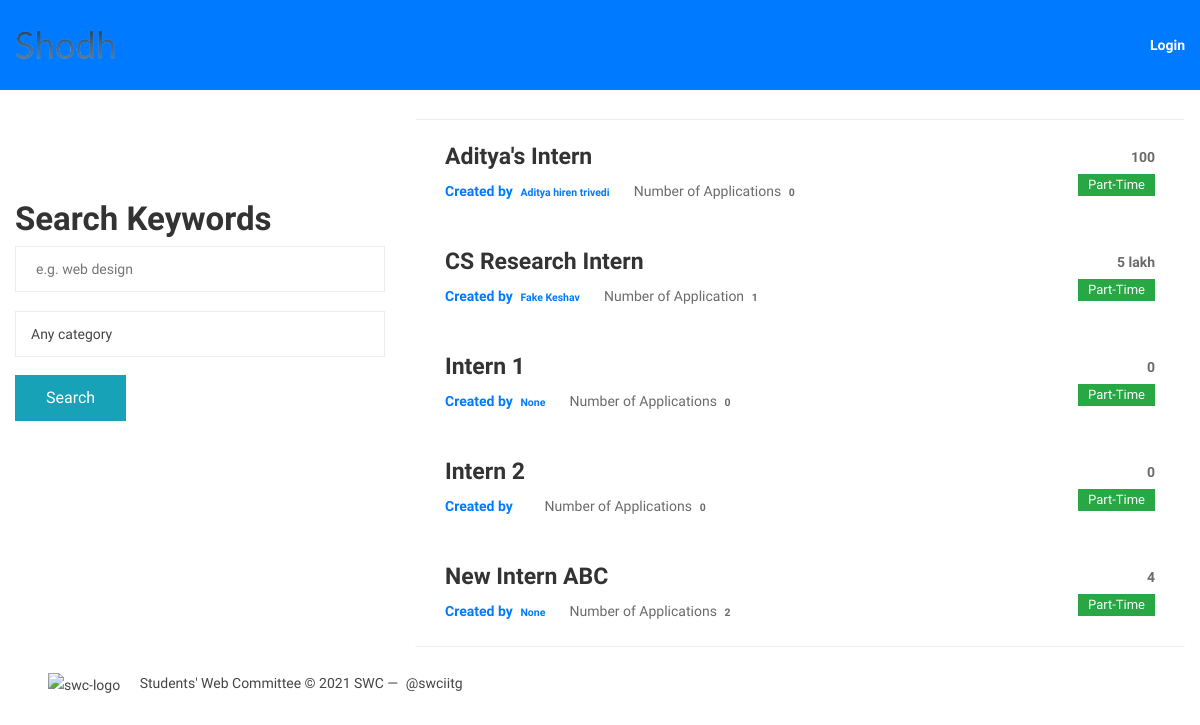
The page /groups/ on the database as committed earlier.
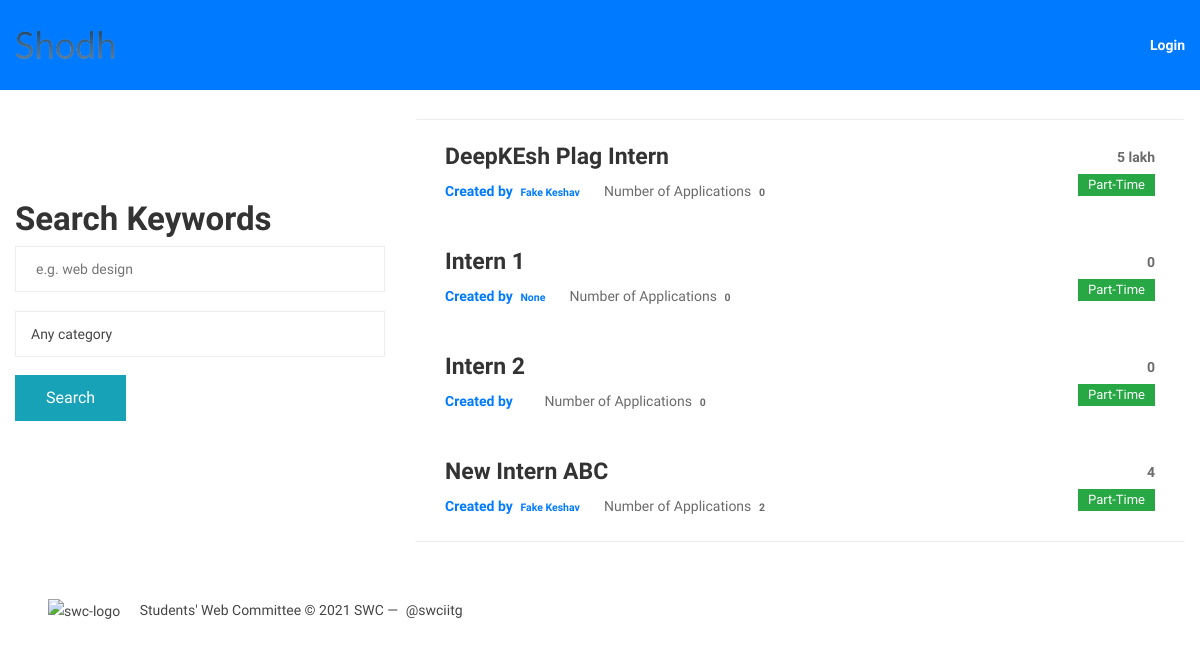
The same page on the database as committed later.
### groups/models.py (models this page shows, shortened)
class Group(models.Model):
    creator = models.ForeignKey(User,on_delete=models.CASCADE, related_name="group_creator")
    name = models.CharField(max_length=255, unique=True)
    slug = models.SlugField(allow_unicode=True, unique=True)
    description = models.TextField(blank=True, default='')
    description_html = models.TextField(editable=False, default='', blank=True)
    field_of_job= models.CharField(max_length=255, choices=FIELD_CHOICES, default='sde')
    duration = models.CharField(max_length=255, blank=True, default='', null=True)
    stipend = models.CharField(max_length=255, blank=True, default='', null=True)
    expected_qualifications = models.TextField(blank=True, default='', null=True)
    apply_by = models.CharField(max_length=255,blank=True, default='', null=True)
    start_date= models.CharField(max_length=255,blank=True, default='', null=True)
    additional_questions_to_applicant = models.TextField(blank=True, default='', null=True)
    location = models.CharField(max_length=255, blank=True, default='', null=True)
    vacancy = models.PositiveIntegerField(blank=True, default=1, null=True)
    workstatus = models.CharField(max_length=255, choices=STATUS_CHOICES, default='pt')
    btp=models.BooleanField(default=False, null=True, blank=True)
    branch = models.CharField(max_length=255, choices=BRANCH_CHOICES, default='na')
    finished=models.BooleanField(default=False, null=True, blank=True)
    class Meta:
        ordering = ["name"]

### accounts/models.py (models this page shows, shortened)
class UserProfile(models.Model):
    name = models.CharField(default=None,max_length=256,null=True)
    user = models.OneToOneField(User, on_delete=models.CASCADE, default=None)
    slug = models.SlugField(allow_unicode=True, unique=True,  default=None)
    position= models.CharField(max_length=255, choices=POSITION_CHOICES, default='stud')
    photo= models.ImageField(default= None,null=True)
    username = models.CharField(max_length=256)
    aboutme = models.TextField(default=None,null=True)
    branch = models.CharField(max_length=255, choices=BRANCH_CHOICES, default='bt')
    cpi = models.FloatField(default=None,null=True)
    gender = models.CharField(max_length=255, choices=GENDER_CHOICES, default='anon')
    linkedin = models.CharField(default=None,max_length=256,null=True)

### groups/views.py (the view)
class ListGroups(generic.ListView):
    model = Group

### groups/templates/groups/group_list.html (shortened to what this page needs)
{% extends "groups/group_base.html" %}
{% load static %}
{% block pregroup %}
<div class="row">
	<div class="col-md-4" style="padding-top: 15%; padding-bottom: 5%;">
		<div class="content">
			<div style="padding-top: 5%; padding-bottom: 15%;">
				<h3 class="title">Search Keywords</h3>
				<form action="{% url 'groups:searchbar' %}" method="POST" id="form1">
					<input type="text" placeholder="e.g. web design" name="searchbar">
					<div style="padding-top: 5%;">
					<select name="fieldofjob">
						  <option value="all">Any category</option>
					</select>
				</div>
				</form>
				<div style="padding-top: 5%; padding-bottom: 10%;">
					<button form="form1" type="submit" class="btn btn-md btn-fill btn-info"> Search</button>
				</div>
			</div>
		</div>
	</div>
	{% endblock %}
	{% block group_content %}
	<div class="col-md-8" style="padding-top: 10%;">
		<div class="list-group">
			{% for group in object_list %}
			{% if group.finished == False %}
			<a class="list-group-item job-list" href="{% url 'groups:single' slug=group.slug %}">
				<div class="salary-type col-auto order-sm-3">
					<span class="salary-range">{{ group.stipend }}</span>
					{% if group.workstatus == "pt" %}
					<span class="badge badge-success">Part-Time</span>
					{% else %}
					<span class="badge badge-success">Full-Time</span>
					{% endif %}
				</div>
				<div class="content col">
					<h5 class="title">{{ group.name }}</h5>
					<ul class="meta">
						<li><strong class="text-primary"> Created by <span class="badge"> {{ group.creator.userprofile.name }}
								</span></strong>
						</li>
						<li>Number of Application{{ group.posts.count|pluralize }} <span class="badge">
								{{ group.posts.count }} </span></li>
					</ul>
				</div>
			</a>
			{% endif %}
			{% endfor %}
		</div>
	</div>
</div>
{% endblock %}

Rows that differ between the two databases and show on the page:
removed Group: stipend "100", workstatus "Part-Time", name "Aditya's Intern", creator.userprofile.name "Aditya hiren trivedi", posts.count "0"
changed Group "5 lakh": name "CS Research Intern" → "DeepKEsh Plag Intern"; posts.count "1" → "0"
changed Group "New Intern ABC": creator.userprofile.name "None" → "Fake Keshav"
